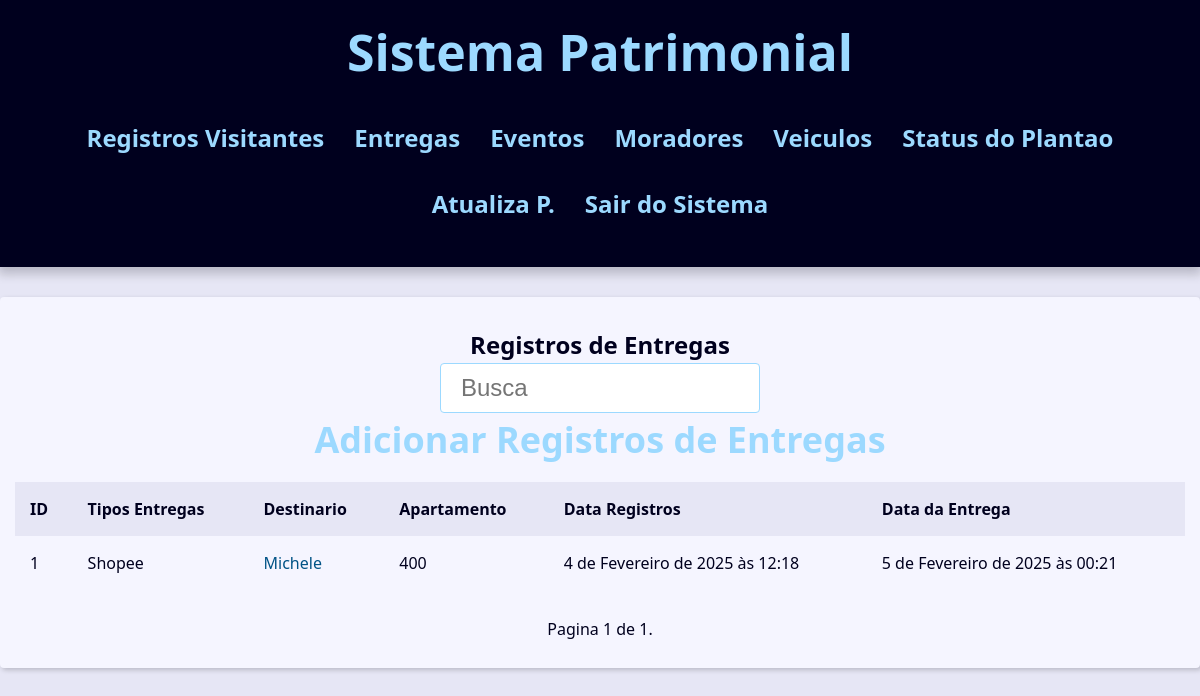
The page /porteiros/registro_entregas/ (signed in) on the database its author committed.
### contact/models.py (models this page shows, shortened)
class Registros_de_Entrega(models.Model):
    tipos_de_entrega = models.CharField(max_length=254)
    codigo_de_rastreamento = models.CharField(max_length=100, null=False,
                                                blank=True)
    destino = models.CharField(max_length=254)
    apartamento = models.ForeignKey(Apartamento,
                                    on_delete=models.SET_NULL,
                                    blank=True, null=True
                                     )
    data_registro = models.DateTimeField(default=timezone.now)
    obs = models.TextField(blank=True)
    foto_recebendo = models.ImageField(blank=True,
                                       upload_to='pictures/%Y/%m/%d')
    foto_entrega = models.ImageField(blank=True, upload_to='pictures/%Y/%m/%d')
    horario_da_entrega = models.DateTimeField(null=True,blank=True)
    quem_recebeu = models.CharField(max_length=150, blank=True)

class Apartamento(models.Model):
    numero_apartamento = models.CharField(max_length=50)
    anda = models.CharField(max_length=50)
    def __str__(self) -> str:
        return self.numero_apartamento

### contact/views/contact_views.py (the view)
# urls.py: path('registro_entregas/', views.registro_entregas_index,
@porteiro_required
def registro_entregas_index(request):
    registro_entregas = Registros_de_Entrega.objects.filter().order_by('-id')
    paginator = Paginator(registro_entregas, 10)
    page_number = request.GET.get("page")
    registro_entregas = paginator.get_page(page_number)
    context = {
        'registro_entregas': registro_entregas,
        'site_title': 'Registros de Entregas -',
    }
    return render(
        request,
        'contact/entregas/entregas_index.html',
        context,
    )

### contact/views/user_forms.py (called while the page is built)
def porteiro_required(view_func):
    @wraps(view_func)
    @login_required
    def _wrapped_view(request, *args, **kwargs):
        if not request.user.groups.filter(name="porteiro").exists():  # Verifica se o usuário está no grupo 'porteiro'
            messages.error(request, 'Acesso negado! Apenas porteiros podem acessar esta área.')
            return redirect('contact:login_views')  # Redireciona para login se não for porteiro
        return view_func(request, *args, **kwargs)
    return _wrapped_view

### contact/templates/contact/entregas/entregas_index.html (shortened to what this page needs)
{% extends "global/base.html" %}
{% block content %}
    <div class="responsive-table">
        <table class="contacts-table">
            <caption class="table-caption" >
                Registros de Entregas
                <div class="search">
                    <form action="{% url "contact:registro_entregas_index_busca" %}"
                    method="GET">
                        <input
                        type="text"
                        class="search-input"
                        placeholder="Busca"
                        id="search"
                        name="q"
                        value="{{ request.GET.q.strip }}"
                        >
                    </form>
                </div>
                <a href="{% url "contact:create_entregas" %}"
                class="header-link">
                    <h2>Adicionar Registros de Entregas</h2>
                </a>
            </caption>
            <thead>
                <tr class="table-row table-row-header">
                    <th class="table-header">ID</th>
                    <th class="table-header">Tipos Entregas</th>
                    <th class="table-header">Destinario</th>
                    <th class="table-header">Apartamento</th>
                    <th class="table-header">Data Registros</th>
                    <th class="table-header">Data da Entrega</th>
                </tr>
            </thead>
            <tbody>
                {% for registro_entrega in registro_entregas %}
                  <tr class="table-row">
                    <td class="table-cel">
                        {{ registro_entrega.id }}
                    </td>
                    <td class="table-cel">
                        {{ registro_entrega.tipos_de_entrega }}
                    </td>
                    <td class="table-cel">
                        <a href="{% url "contact:registro_entregas_index_contato" registro_entrega.id %}"
                        class="table-link">
                            {{ registro_entrega.destino }}
                        </a>
                    </td>
                    <td class="table-cel">
                        {{ registro_entrega.apartamento }}
                    </td>
                    <td class="table-cel">
                        {{ registro_entrega.data_registro }}
                    </td>
                    <td class="table-cel">
                        {{ registro_entrega.horario_da_entrega }}
                    </td>
                  </tr>
                {% endfor %}
            </tbody>
        </table>
        {% if registro_entregas %}
        <div class="pagination">
            <span class="step-links">
                <span class="current">
                    Pagina {{ registro_entregas.number }} de {{ registro_entregas.paginator.num_pages }}.
                </span>
            </span>
        </div>
        {% endif %}
    </div>
{% endblock content %}

### base_static/global/css/style.css (style rules this page uses)
:root { --spacing: 1.5rem; --link-dark-color: rgb(0, 83, 134); --link-light-color: rgb(156, 217, 255); --clr-white: rgb(245, 245, 255); --clr-black: rgb(0, 0, 30); --clr-light-gray: rgb(230, 230, 245); --clr-dark-shadow-5: rgba(0, 0, 10, 5%); --clr-dark-shadow-10: rgba(0, 0, 10, 10%); --clr-dark-shadow-20: rgba(0, 0, 10, 20%); --clr-light-shadow-5: rgba(200, 200, 255, 5%); --clr-light-shadow-10: rgba(200, 200, 255, 10%); --clr-light-shadow-20: rgba(200, 200, 255, 20%); --main-page-width: 120rem; --table-min-width: 60rem; --biggest-font-size: 5rem; --bigger-font-size: 4rem; --big-font-size: 3.2rem; --medium-font-size: 2.4rem; --small-font-size: 1.6rem; --smaller-font-size: 1.4rem; --smallest-font-size: 1.2rem; --transition-fast: 300ms; --transition-medium: 600ms; --transition-slow: 1s; --default-border-radius: 4px; }
*, *::before, *::after { margin: 0; padding: 0; box-sizing: border-box; }
html { font-size: 62.5%; }
body { font-family: system-ui, -apple-system, BlinkMacSystemFont, 'Segoe UI', Roboto, Oxygen, Ubuntu, Cantarell, 'Open Sans', 'Helvetica Neue', sans-serif; line-height: 1.5; font-size: var(--small-font-size); color: var(--clr-black); -webkit-font-smoothing: antialiased; background: var(--clr-light-gray); }
.header-link { color: var(--link-light-color); text-decoration: none; transition: filter var(--transition-fast) ease-in-out; }
.responsive-table { width: 100%; overflow-x: auto; }
.contacts-table { width: 100%; min-width: var(--table-min-width); border-collapse: collapse; }
.table-caption { font-size: var(--medium-font-size); font-weight: bold; padding: var(--spacing); }
.table-row { text-align: left; text-overflow: ellipsis; transition: background-color var(--transition-fast) ease-in-out; }
.table-row-header { background: var(--clr-light-gray); color: var(--clr-black); }
.table-cel, .table-header { padding: var(--spacing); }
.table-link { color: var(--link-dark-color); transition: color var(--transition-fast) ease-in-out; text-decoration: none; }
.pagination { margin-top: var(--spacing); display: flex; justify-content: center; padding: calc(var(--spacing) * 0.8); font-size: var(--small-font-size); }
.pagination .step-links { display: flex; gap: calc(var(--spacing) * 0.8); }
.search { display: flex; justify-content: center; }
.search-input { font-size: var(--medium-font-size); padding: 1rem 2rem; width: 100%; max-width: 32rem; border-radius: var(--default-border-radius); border: 1px solid var(--link-light-color); }
.header-link { animation: colorChange 18s infinite; font-weight: bold; text-decoration: none; }

### rows shown on the page
Registros_de_Entrega: id "1", tipos_de_entrega "Shopee", destino "Michele", apartamento "400", data_registro "4 de Fevereiro de 2025 às 12:18", horario_da_entrega "5 de Fevereiro de 2025 às 00:21"

### other values the page prints
{{ registro_entregas.number }} "1"
{{ registro_entregas.paginator.num_pages }} "1"
